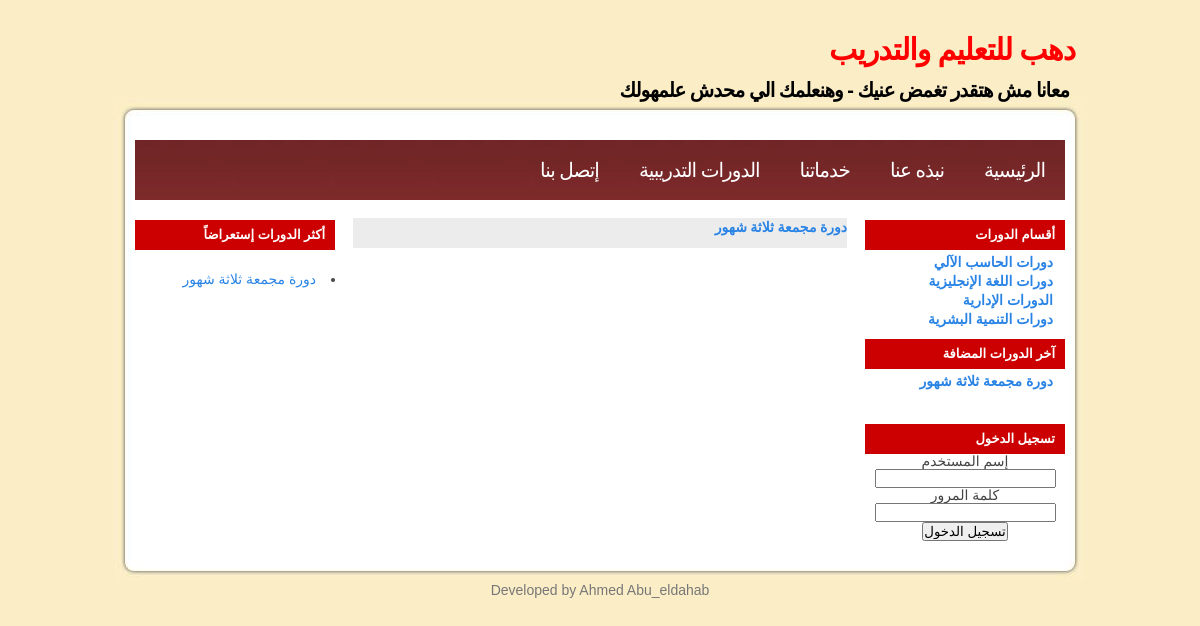
Page /view_courses.php?cat_id=62 on the committed database.
### tables this page shows
CREATE TABLE IF NOT EXISTS `courses_cat` (
  `c_cat_id` int(10) NOT NULL AUTO_INCREMENT,
  `c_cat_name` varchar(255) NOT NULL DEFAULT '',
  `c_cat_active` enum('0','1') NOT NULL DEFAULT '1',
  `c_cat_des` text,
  PRIMARY KEY (`c_cat_id`)
);

CREATE TABLE IF NOT EXISTS `courses` (
  `c_id` int(10) NOT NULL AUTO_INCREMENT,
  `c_code` varchar(50) DEFAULT NULL,
  `c_cat_id` int(10) NOT NULL DEFAULT '0',
  `c_name` varchar(255) NOT NULL DEFAULT '',
  `c_about` text,
  `c_require` text,
  `c_time` varchar(255) DEFAULT NULL,
  `c_have` text,
  `c_targets` text,
  `c_place` varchar(255) DEFAULT NULL,
  `c_content` text,
  `course` text,
  `c_rems` text,
  `c_active` enum('1','0') DEFAULT '1',
  `c_view_num` int(11) NOT NULL,
  PRIMARY KEY (`c_id`)
);

### view_courses.php (the view, shortened to what this page needs)
<?php include_once("header.php");?>
<?php
if (isset($_GET['cat_id']))
{
	$cat_id=(int)$_GET['cat_id'] ;
	$q= "select * from courses where  c_cat_id={$cat_id} ";
	$result=$db->query($q) or die($db->error);
	if($result->num_rows >=1)
	{
		?>
<div align="center">
<table align="center" bordercolor=#000000 cellspacing="8"
	cellpadding="3" id="catstbl" width="100%">
	<?php
	while($row=$result->fetch_object())
	{
		?>
	<tr>
		<td valign="top" id="cellcatstbl" width="50%" height="30"
			id="cellcatstbl"><a
			href="course_detials.php?course_id=<?php echo $row->c_id;?>">
		<div id="job_name"><b><?php echo $row->c_name;?> </b><?
		echo "<br>";
		?></div>
		</a></td>
	</tr>
	<?php
	}
	?>
</table>
<br>
<br>
</div>
<br />
<br />
	<?php
	}
	else{
		echo "لا توجد دورات داخل هذا القسم ";
	}
}
?>
		<br />
		<br />
		<br />
		<br />
		<br />
		<br />
		<?php include_once("footer.php");?>

### header.php (shortened to what this page needs)
<?php
include_once ("includes/config.php");
?>
<!DOCTYPE html PUBLIC "-//W3C//DTD XHTML 1.0 Strict//EN" "http://www.w3.org/TR/xhtml1/DTD/xhtml1-strict.dtd">
<html xmlns="http://www.w3.org/1999/xhtml" dir="rtl">
<head>
<link rel="stylesheet" type="text/css" href="style.css" media="screen" />
<link rel="stylesheet" href="css/lightbox.css" type="text/css" media="screen" />
</head>
<body>
<div id="wrap">
<div id="header">
<h1><a href="#">دهب للتعليم والتدريب</a></h1>
<h2>معانا مش هتقدر تغمض عنيك - وهنعلمك الي محدش علمهولك</h2>
</div>
<div id="top"> </div>
<div id="contentt">
<div id="headermenu">
<div class="headerm">
<ul>
<li><a href="index.php">الرئيسية</a></li>
<li><a href="#">نبذه عنا</a></li>
<li><a href="#">خدماتنا</a></li>
<li><a href="courses_cats.php">الدورات التدريبية</a></li>
<li><a href="#">إتصل بنا</a></li>
</ul>
</div>
</div>
<div class="left">
<h2>أقسام الدورات</h2>
<ul>
<?php
$q= "select * from courses_cat where c_cat_active='1'";
	$result=$db->query($q) or die($db->error);
	if($result)
				{
					while($r=$result->fetch_object())
						{
						echo "<li><a href='view_courses.php?cat_id={$r->c_cat_id}' class='selected' title='{$r->c_cat_des}'>{$r->c_cat_name}</a></li>";
						}
				}
	?>
</ul>
<h2>آخر الدورات المضافة </h2>
<ul>
<?php
$q= "select * from courses where c_active='1' order by c_id desc LIMIT 3";
	$result=$db->query($q) or die($db->error);
	if($result)
				{
					while($r=$result->fetch_object())
						{
						echo "<li><a href='course_detials.php?course_id={$r->c_id}' class='selected'>{$r->c_name}</a></li>";
						}
				}
	?>
</ul>
<br />
<?php
if (isset($_SESSION['log']))
{
echo "<h2>لوحة التحكم</h2>";
echo "مرحباً بك يا"."<br />";
echo $_SESSION['name'];
echo "<br />";
echo "<form method='POST' action='logout.php'>";
echo "<input type='submit' name='submit' value='تسجيل الخروج'>";
echo "</form>";
		}else{
?>
<h2>تسجيل الدخول</h2>
<div align="center" dir="rtl">
<form action="login.php" method="POST">
<label for="username"> إسم المستخدم </label>
<input type="text" name="username" id="username" >
<br />
<label for="password"> كلمة المرور </label>
<input type="password" name="password" id="password" >
<br />
<input type="submit" name="submit" value="تسجيل الدخول">
</form>
</div>
		<?php
		}
		?>
</div>
<div class="middle">

### footer.php (shortened to what this page needs)
</div>
<div class="right">
<h2>أكثر الدورات إستعراضاً</h2>
 <?php
$q= "select * from courses where c_active='1' order by c_view_num desc limit 1";
	$result=$db->query($q) or die($db->error);
	if($result)
				{
					while($r=$result->fetch_object())
						{
						echo "<li><a href='view_courses.php?c_id={$r->c_id}' class='selected'>{$r->c_name}</a></li>";
						}
				}
	?>
</div>
</div>
<div id="bottom"> </div>
<div id="footer">
Developed by <a href="http://www.ahmeddahab.com/">Ahmed Abu_eldahab</a></div>
</div>
</body>
</html>

### style.css (style rules this page uses)
* { padding: 0; margin: 0; }
body { margin:0; padding: 0; background: #fbeec7; color: #444; font: 14px Tahoma,Arial, Tahoma, sans-serif; line-height: 19px; text-justify:auto; }
a { color: #2A84E5; text-decoration: none; }
#top { background: #fbeec7 url(images/top.jpg) no-repeat; padding: 10px 0; }
#contentt { background: #fbeec7 url(images/content.jpg) repeat-y; padding: 20px; }
#bottom { background: #fbeec7 url(images/bottom.jpg) no-repeat; padding: 10px 0; }
#wrap { width: 970px; margin: 0 auto; }
#header { height: 100px; line-height: 40px; }
#header h1 { font-size: 30px; letter-spacing: -1px; padding: 30px 10px 0 0; color: #000; }
#header h1 a { color: #ff0000; text-decoration: none; }
#header h2 { letter-spacing: -1px; padding: 0 16px 0 0; font-size: 20px; color: #000; }
#headermenu { height: 60px; background: #782828 url(images/menubg.jpg) repeat-x; line-height: 60px; }
.headerm { padding: 0; text-transform: uppercase; font-weight: 100; }
.headerm li { float:right; list-style-type:none; }
.headerm li a { display:block; padding:0 20px; text-decoration:none; color: #fff; letter-spacing:1px; letter-spacing: -1px; font-size: 20px; }
.left { margin-top: 10px; float: right; width: 200px; line-height: 15px; }
.left h2 { margin-top: 10px; font: bold 13px Tahoma, 'Trebuchet MS', Sans-serif; line-height: 30px; background: #CC0001 url(images/contenth2.jpg) repeat-x; height: 30px; color: #fff; padding-right: 10px; }
.left ul { color: #aaa; text-align: right; margin: 3px 0 8px 0; padding-right: 10px; text-decoration: none; list-style-type:none; }
.left ul li { padding: 2px 0px 2px 0; margin: 0 2px; }
.left ul a { font-weight: 600; color: #2A84E5; }
.middle { margin-top: 10px; float: right; width: 510px; margin-right: 10px; line-height: 20px; }
.right { margin-top: 10px; float: left; width: 200px; }
.right h2 { margin: 10px 0 20px 0; font: bold 13px Tahoma, 'Trebuchet MS', Sans-serif; line-height: 30px; background: #CC0001 url(images/contenth2.jpg) repeat-x; height: 30px; color: #fff; padding-right: 10px; }
#footer { color: #777; text-align: center; padding-bottom: 10px; }
#footer a { color: #777; text-decoration: none; }
#catstbl { background-color: #FfffFF; text-align: center; font: bold; font-family: Tahoma; font-size: 14px; border:0; }
#cellcatstbl { font: bold; font-family: Tahoma; font-size: 14px; background-color: #ECECEC; text-align: right; }

### rows in the picture
courses_cat: c_cat_name "دورات الحاسب الآلي"
courses_cat: c_cat_name "دورات اللغة الإنجليزية"
courses_cat: c_cat_name "الدورات الإدارية"
courses_cat: c_cat_name "دورات التنمية البشرية"
courses: c_name "دورة مجمعة ثلاثة شهور"
